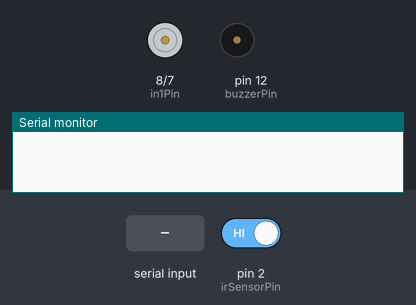
This sketch was run on a simulated Arduino Uno, built with avr-gcc and run on an emulated ATmega328P. Shown: motor-driver pin pairs drawn as motors (green arrow = first pin HIGH = forward, orange = second pin HIGH = backward, longer = more drive, scaled by the enable pin), buzzer (waves = sounding, pin HIGH), the last lines printed to the serial monitor. The inputs (shaded band) are chosen by the test bench; at power-on: pin 2 (irSensorPin) HIGH.

Above: at 1.2 s.
1.3 s: "90,45\n" received over Serial
At 2.1 s:
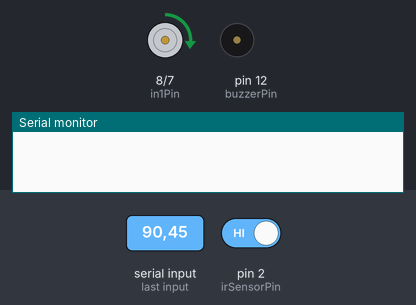
3.8 s: pin 2 (irSensorPin) driven LOW
At 4.2 s:
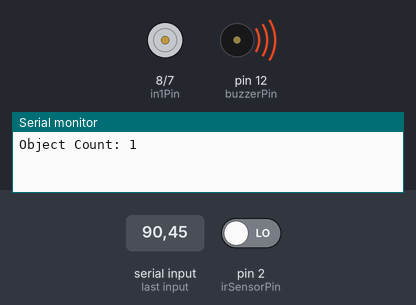
5.8 s: "30,150\n" received over Serial
At 7.7 s:
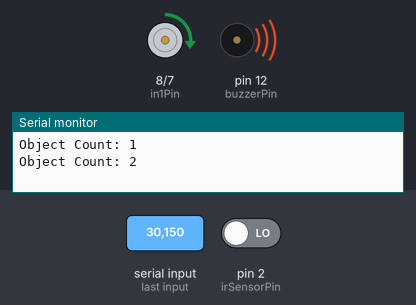
8.8 s: pin 2 (irSensorPin) driven HIGH
At 11.6 s:
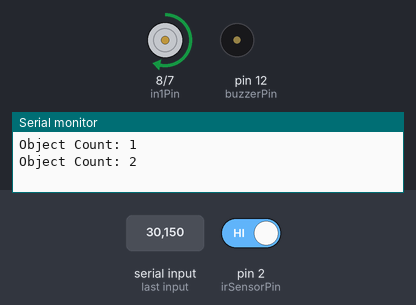
11.8 s: "200\n" received over Serial
At 12.6 s:
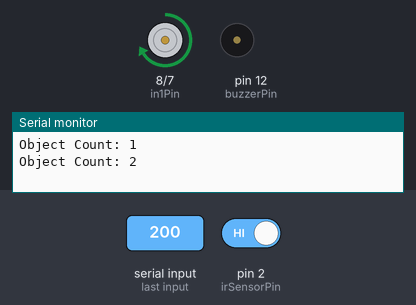
Timing chart, 0 to 14.8 s (numbered marks = the images above; inputs shaded):
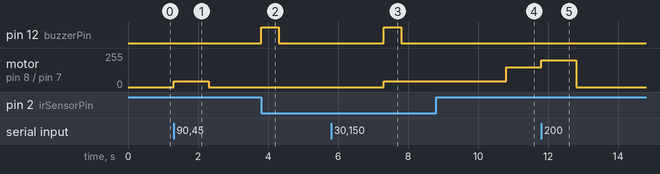

The sketch:

Belt___Counter.ino
```cpp
// Motor controller
int enaPin = 9;        // Enable pin connected to Arduino pin 9
int in1Pin = 8;        // IN1 pin connected to Arduino pin 8
int in2Pin = 7;        // IN2 pin connected to Arduino pin 7
int irSensorPin = 2;   // IR sensor output pin connected to Arduino pin 2
int buzzerPin = 12;    // Buzzer pin connected to Arduino pin 12

int motorSpeed = 0;    // Variable to store motor speed
int objectCount = 0;   // Variable to store object count

void setup() {
  pinMode(enaPin, OUTPUT);
  pinMode(in1Pin, OUTPUT);
  pinMode(in2Pin, OUTPUT);
  pinMode(irSensorPin, INPUT_PULLUP); // Configure IR sensor pin as input with internal pull-up resistor
  pinMode(buzzerPin, OUTPUT);         // Configure buzzer pin as output

  Serial.begin(9600); // Initialize serial communication
}

void loop() {
  if (digitalRead(irSensorPin) == LOW) {
    // Object detected by IR sensor
    objectCount++;
    Serial.print("Object Count: ");
    Serial.println(objectCount);
    beep();        // Call the beep function to make a small beep sound
    delay(3000);   // Delay to avoid multiple counts for a single object
  }

  if (Serial.available()) {
    // Read the incoming speed value from the serial port
    motorSpeed = Serial.parseInt();

    // Constrain the speed value to be within the valid range (0-255)
    motorSpeed = constrain(motorSpeed, 0, 255);

    // Set the motor direction and speed
    if (motorSpeed >= 0) {
      digitalWrite(in1Pin, HIGH);
      digitalWrite(in2Pin, LOW);
    } else {
      digitalWrite(in1Pin, LOW);
      digitalWrite(in2Pin, HIGH);
    }

    analogWrite(enaPin, abs(motorSpeed)); // Set the motor speed using analogWrite
  }
}

void beep() {
  digitalWrite(buzzerPin, HIGH); // Turn on the buzzer
  delay(500);                    // Beep duration
  digitalWrite(buzzerPin, LOW);  // Turn off the buzzer
}
```

Measured:
- after the input at 1.3 s, motor on pin 8 (in1Pin) / pin 7 (in2Pin): stopped → forward 45/255 at once, → stopped 1.0 s later
- after the input at 3.8 s, pin 12 (buzzerPin): LOW → HIGH at once, → LOW 0.50 s later
- after the input at 5.8 s, motor on pin 8 (in1Pin) / pin 7 (in2Pin): stopped → forward 45/255 after 1.5 s
- after the input at 8.8 s, pin 12 (buzzerPin): stays LOW (without the input it goes to HIGH after 2.0 s)
- after the input at 11.8 s, motor on pin 8 (in1Pin) / pin 7 (in2Pin): forward 150/255 → forward 200/255 at once, → stopped 1.0 s later
